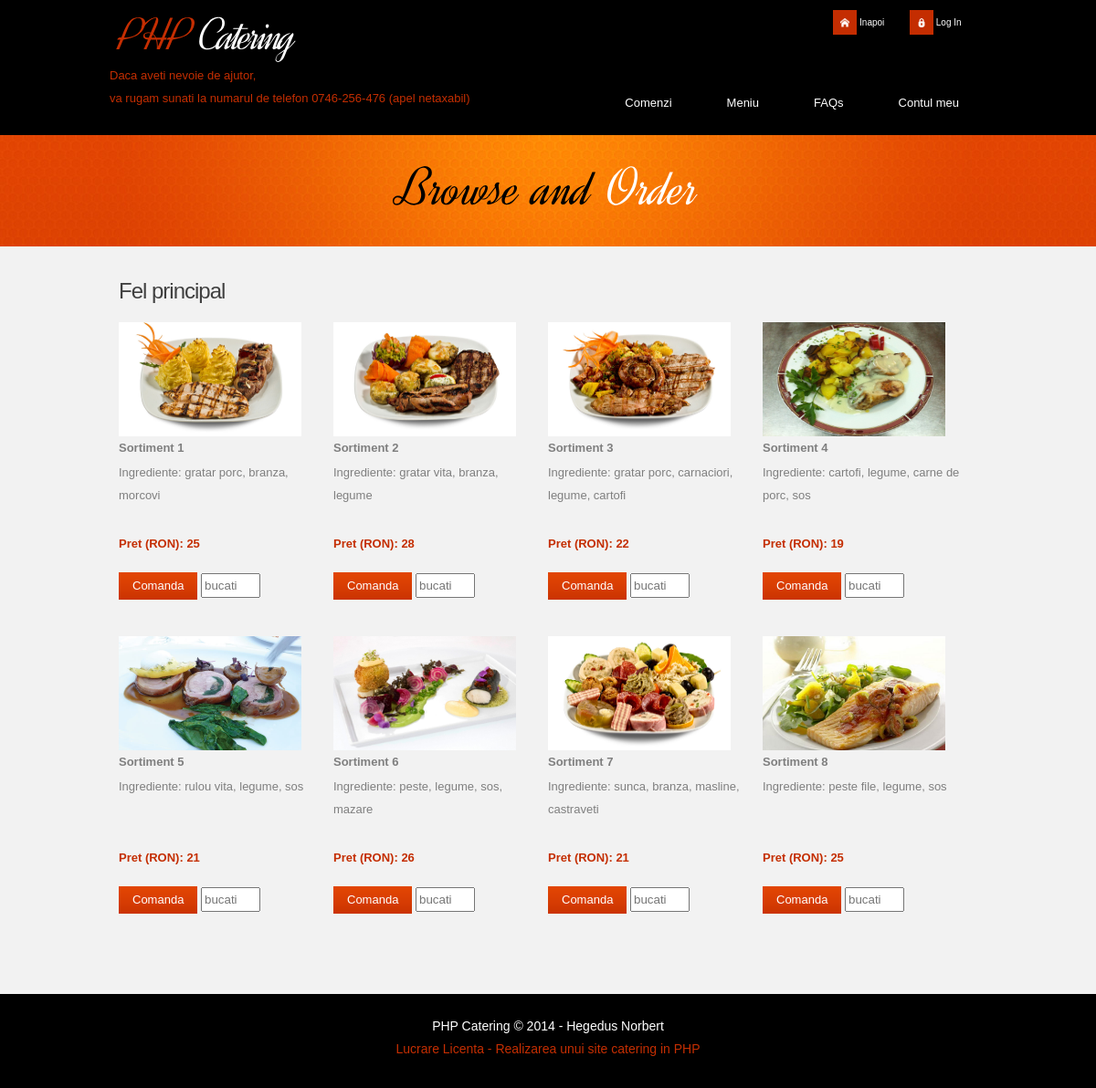
/fel-principal.php, run on the app's committed database.
### tables this page shows
CREATE TABLE IF NOT EXISTS `preparate` (
  `id_preparat` int(4) NOT NULL AUTO_INCREMENT,
  `id_categorie` int(2) NOT NULL,
  `nume` varchar(30) NOT NULL,
  `ingrediente` varchar(200) NOT NULL,
  `pret` double NOT NULL,
  `foto` varchar(30) NOT NULL,
  `foto_thumb` varchar(30) NOT NULL,
  PRIMARY KEY (`id_preparat`)
);

### fel-principal.php (the view, shortened to what this page needs)
<!DOCTYPE html>
<html lang="en">
<head>
    <link rel="stylesheet" href="css/reset.css" type="text/css" media="screen">
    <link rel="stylesheet" href="css/style.css" type="text/css" media="screen">
    <link rel="stylesheet" href="css/layout.css" type="text/css" media="screen">
    <link rel="stylesheet" href="css/prettyPhoto.css" type="text/css" media="screen">
</head>
<body id="page3">
    <header>
    	<?php
        include ("header.php");
        ?>
    </header>
    <section id="content"><div class="ic">More Website Templates @ TemplateMonster.com - January 23, 2012!</div>
        <div class="main">
            <div class="container">
            	<h3 class="prev-indent-bot">Fel principal</h3>
                <div>
                    <?php
                    $url = 'http://' . $_SERVER['HTTP_HOST'] . $_SERVER['REQUEST_URI'] . '';
                    $meniu = explode("/", $url);
                    $query = mysql_query("SELECT * FROM preparate WHERE id_categorie = '4'");
                    while($row = mysql_fetch_array($query)){
                        echo '<div class="pager" style="width: 240px; float: left; list-style: none;">
                                <div class="p4">
                                    <figure><a class="lightbox-image" href="upload/'.$row['foto'].'" data-gal="prettyPhoto[prettyPhoto]"><img src="upload_thumb/'.$row['foto_thumb'].'" alt="" width = "200" height = "125px"></a></figure>
                                    <h5>'.$row['nume'].'</h5>
                                    <p class="p1">'.$row['ingrediente'].'</p>
                                    <p class="p2"><strong class="color-2">Pret (RON): '.$row['pret'].'</strong></p>
                                    <form action = "comanda-sortiment.php" method = "POST" name = "add_to_cart">
                                        <input type = "hidden" name = "id_preparat" value = "'.$row['id_preparat'].'" />
                                        <input type = "hidden" name = "meniu_type" value = "'.$meniu[4].'" />
                                        <button type = "submit" class="button-1" href="#" name = "add_to_cart_button">Comanda</button>
                                        <input type = "text" size = "5" height="48" name = "bucati" placeholder = "bucati" />
                                    </form>
                                </div>
                              </div>';
                    }
                    ?>
                </div>
            </div>
    </section>
    <?php
    include ("footer.php");
    ?>
</body>
</html>

### css/style.css (style rules this page uses)
article, aside, audio, canvas, command, datalist, details, embed, figcaption, figure, footer, header, hgroup, keygen, meter, nav, output, progress, section, source, video { display:block; }
html { width:100%;min-height:100%; }
body { font-family:Arial, Helvetica, sans-serif;font-size:100%; color:#7f7f7f;min-width:960px;background:#000;min-height:100% }
.main { width:960px; padding:0; margin:0 auto; font-size:13px; line-height:25px; }
.container { width:940px; padding:0; margin:0 auto; }
a { color:#7f7f7f; outline:none; }
p { margin-bottom:18px; }
.p1 { margin-bottom:8px; min-height : 70px; max-height : 70px; width : 220px; }
.p2 { margin-bottom:15px; }
.p4 { margin-bottom: 40px; }
.color-2 { color:#c42e02; }
.prev-indent-bot { margin-bottom:10px; }
.menu li a, .list-1 li a, .link, .button-1, .button-2, h1 a { text-decoration:none; }
header { width:100%; background:#f2f2f2; position:relative; z-index:2; }
#content { width:100%; padding:15px 0 50px; background:#f2f2f2; position:relative; z-index:1; overflow-y : auto; }
h3 { font-size:24px; line-height:2em; color:#404040; font-weight:normal; letter-spacing:-1px; margin-bottom:5px; }
h5 { margin-bottom:2px; }
.button-1 { display:inline-block; padding:7px 15px; font-size:13px; line-height:1.23em; color:#fff; background:url(../images/button1-tail.gif) 0 0 repeat-x #c42e02; cursor:pointer; }
.lightbox-image { position:relative; z-index:1; overflow:hidden; display:inline-block; cursor:pointer; }
.lightbox-image img { position:relative; z-index:1; }
.pager { width : 235px !important; }
.pager .button-1 { border : 0px; }
input[type=text], input[type=tel], input[type=email], input[type=password] { height : 21px; margin-top: 5px; }

### css/layout.css (style rules this page uses)
#page3 #content { padding:25px 0 48px; }

### admin_css/administrare.css (style rules this page uses)
a { text-decoration: none; cursor : pointer; color : #fff; }

### data on the page
preparate: foto_thumb (picture), nume "Sortiment 1", ingrediente "Ingrediente: gratar porc, branza, morcovi", pret "25"
preparate: foto_thumb (picture), nume "Sortiment 2", ingrediente "Ingrediente: gratar vita, branza, legume", pret "28"
preparate: foto_thumb (picture), nume "Sortiment 3", ingrediente "Ingrediente: gratar porc, carnaciori, legume, cartofi", pret "22"
preparate: foto_thumb (picture), nume "Sortiment 4", ingrediente "Ingrediente: cartofi, legume, carne de porc, sos", pret "19"
preparate: foto_thumb (picture), nume "Sortiment 5", ingrediente "Ingrediente: rulou vita, legume, sos", pret "21"
preparate: foto_thumb (picture), nume "Sortiment 6", ingrediente "Ingrediente: peste, legume, sos, mazare", pret "26"
preparate: foto_thumb (picture), nume "Sortiment 7", ingrediente "Ingrediente: sunca, branza, masline, castraveti", pret "21"
preparate: foto_thumb (picture), nume "Sortiment 8", ingrediente "Ingrediente: peste file, legume, sos", pret "25"

### other printed values
$log "Log In"
$label1 "Comenzi"
$label2 "Contul meu"
